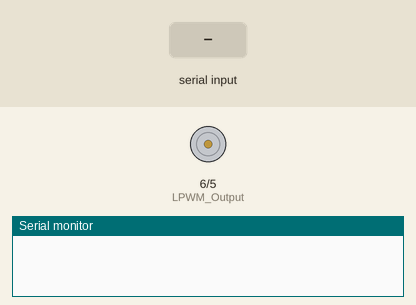
Recording of a sketch running on a simulated Arduino Uno, built with avr-gcc and run on an emulated ATmega328P. Parts: motor-driver pin pairs drawn as motors (green arrow = first pin HIGH = forward, orange = second pin HIGH = backward, longer = more drive), the last lines printed to the serial monitor. Inputs (shaded band) come from the test bench.

Above: at 1.2 s.
1.3 s: "90,45\n" received over Serial
At 3.0 s:
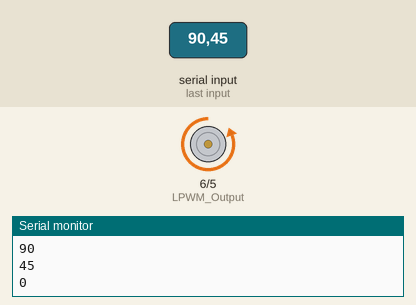
3.8 s: "30,150\n" received over Serial
At 4.2 s:
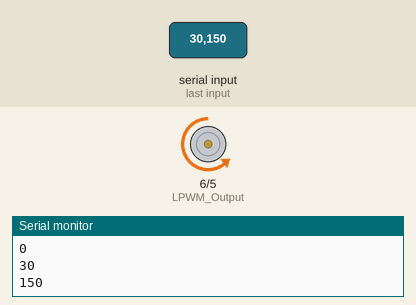
Timing chart, 0 to 6.8 s (numbered marks = the images above; inputs shaded):
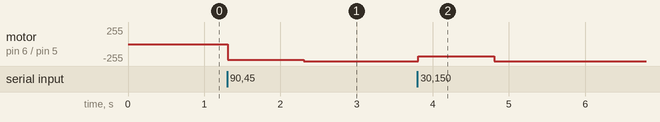

The sketch:

IBT2.ino
```cpp
/*
IBT-2 Motor Control Board driven by Arduino.

Speed and direction controlled by a potentiometer attached to analog input 0.
One side pin of the potentiometer (either one) to ground; the other side pin to +5V

Connection to the IBT-2 board:
IBT-2 pin 1 (RPWM) to Arduino pin 5(PWM)
IBT-2 pin 2 (LPWM) to Arduino pin 6(PWM)
IBT-2 pins 3 (R_EN), 4 (L_EN), 7 (VCC) to Arduino 5V pin
IBT-2 pin 8 (GND) to Arduino GND
IBT-2 pins 5 (R_IS) and 6 (L_IS) not connected
*/

int SENSOR_PIN = 0; // center pin of the potentiometer

int RPWM_Output = 5; // Arduino PWM output pin 5; connect to IBT-2 pin 1 (RPWM)
int LPWM_Output = 6; // Arduino PWM output pin 6; connect to IBT-2 pin 2 (LPWM)

void setup()
{
  Serial.begin(9600);
  pinMode(RPWM_Output, OUTPUT);
  pinMode(LPWM_Output, OUTPUT);
}

void loop()
{
  while(!Serial.available()){

  }
  int sensorValue = Serial.parseInt();
  Serial.println(sensorValue);
  // sensor value is in the range 0 to 1023
  // the lower half of it we use for reverse rotation; the upper half for forward rotation
  if (sensorValue < 512)
  {
    // reverse rotation
    int reversePWM = -(sensorValue - 511) / 2;
    analogWrite(LPWM_Output, 0);
    analogWrite(RPWM_Output, reversePWM);
  }
  else
  {
    // forward rotation
    int forwardPWM = (sensorValue - 512) / 2;
    analogWrite(LPWM_Output, forwardPWM);
    analogWrite(RPWM_Output, 0);
  }
}
```

Measured:
- after the input at 1.3 s, motor on pin 6 (LPWM_Output) / pin 5 (RPWM_Output): stopped → backward 233/255 at once, → backward 255/255 1.0 s later
- after the input at 3.8 s, motor on pin 6 (LPWM_Output) / pin 5 (RPWM_Output): backward 255/255 → backward 180/255 at once, → backward 255/255 1.0 s later
